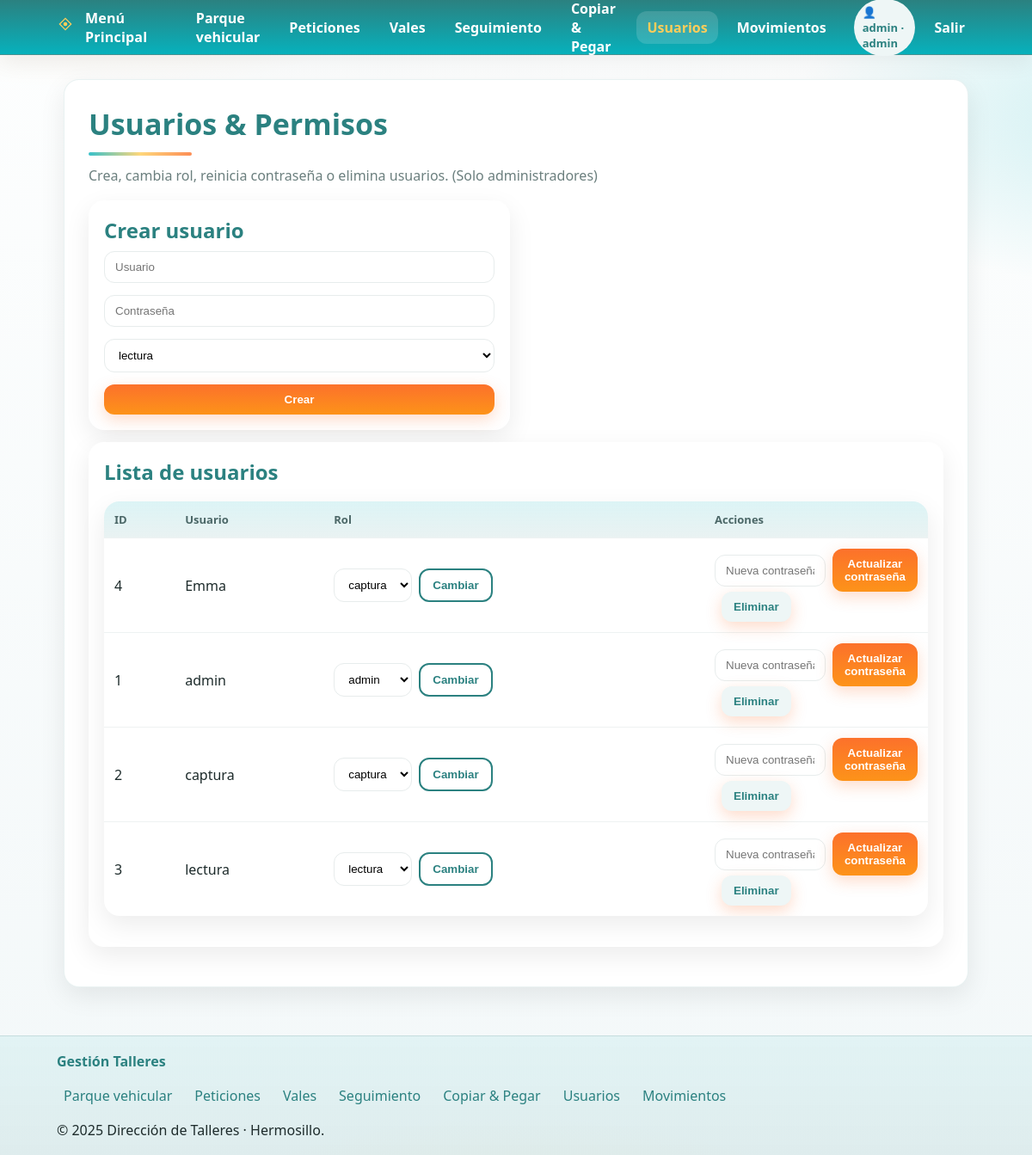
Page /admin/usuarios (signed in) on the committed database.
### tables this page shows
CREATE TABLE users (
            id INTEGER PRIMARY KEY AUTOINCREMENT,
            username TEXT UNIQUE NOT NULL,
            password_hash TEXT NOT NULL,
            role TEXT NOT NULL CHECK (role IN ('admin','captura','lectura'))
        );

### app.py (the view, shortened to what this page needs)
@app.route("/admin/usuarios", methods=["GET", "POST"])
@roles_required("admin")
def admin_usuarios():
    db = get_db()
    users = db.execute("SELECT id, username, role FROM users ORDER BY username").fetchall()
    return render_template("admin_usuarios.html", users=users)

### app.py (called while the page is built)
def get_db():
    db = getattr(g, "_db", None)
    if db is None:
        db = g._db = sqlite3.connect(DB_PATH)
        db.row_factory = sqlite3.Row
    return db

def log_event(action, meta=None):
    try:
        db = get_db()
        uid = session.get('user_id')
        uname = session.get('username')
        db.execute(
            "INSERT INTO audit_logs (user_id, username, action, endpoint, method, path, meta) VALUES (?,?,?,?,?,?,?)",
            (uid, uname, action, request.endpoint, request.method, request.path, meta)
        )
        db.commit()
    except Exception:
        pass

@app.before_request
def before_request():
    init_db()
    if request.endpoint not in ('static',) and session.get('user_id'):
        if request.method == 'GET':
            log_event('view')

def roles_required(*roles):
    def decorator(view):
        @wraps(view)
        def wrapped(*args, **kwargs):
            if "user_id" not in session:
                return redirect(url_for("login", next=request.path))
            if session.get("role") not in roles:
                flash("No tienes permisos para acceder a esta sección.", "error")
                return redirect(url_for("index"))
            return view(*args, **kwargs)
        return wrapped
    return decorator

### templates/admin_usuarios.html (shortened to what this page needs)
{% extends "layout.html" %}
{% block content %}
<h1>Usuarios & Permisos</h1>
<p class="mt-2" style="color:var(--muted)">Crea, cambia rol, reinicia contraseña o elimina usuarios. (Solo administradores)</p>
<div class="section grid cols-2 mt-6">
  <div class="card">
    <h2>Crear usuario</h2>
    <form class="grid" method="post">
      <input name="username" placeholder="Usuario" required>
      <input name="password" placeholder="Contraseña" required>
      <select name="role">
        <option value="lectura">lectura</option>
      </select>
      <button class="btn" type="submit">Crear</button>
    </form>
  </div>
  <div class="card" style="grid-column: 1 / -1;">
    <h2 class="mt-2">Lista de usuarios</h2>
    <div class="section">
      <table>
        <thead><tr><th>ID</th><th>Usuario</th><th>Rol</th><th style="width:260px">Acciones</th></tr></thead>
        <tbody>
          {% for u in users %}
          <tr>
            <td>{{ u.id }}</td>
            <td>{{ u.username }}</td>
            <td>
              <form method="post" class="inline" style="display:inline-flex; gap:8px; align-items:center">
                <select name="role">
                  <option value="lectura" {% if u.role=='lectura' %}selected{% endif %}>lectura</option>
                  <option value="captura" {% if u.role=='captura' %}selected{% endif %}>captura</option>
                  <option value="admin" {% if u.role=='admin' %}selected{% endif %}>admin</option>
                </select>
                <button class="btn btn-outline" type="submit">Cambiar</button>
              </form>
            </td>
            <td>
              <form method="post" class="inline" style="display:inline-flex; gap:8px; align-items:center">
                <input name="newpwd" placeholder="Nueva contraseña" required>
                <button class="btn" type="submit">Actualizar contraseña</button>
              </form>
              <form method="post" class="inline" onsubmit="return confirm('¿Eliminar usuario?');" style="display:inline-flex; gap:8px; align-items:center; margin-left:8px">
                <button class="btn btn-muted" type="submit">Eliminar</button>
              </form>
            </td>
          </tr>
          {% endfor %}
        </tbody>
      </table>
    </div>
  </div>
</div>
{% endblock %}

### templates/layout.html (shortened to what this page needs)
<!doctype html>
<html lang="es">
<head>
  <link rel="stylesheet" href="{{ url_for('static', filename='css/navbar.css') }}">
  <link rel="stylesheet" href="{{ url_for('static', filename='css/theme.css') }}">
</head>
<body>
  <nav class="navbar" aria-label="Barra de navegación principal">
    <div class="nav-inner">
      <a class="brand" href="{{ url_for('index') }}">
        <span class="logo" aria-hidden="true">
          <svg width="20" height="20" viewBox="0 0 24 24" fill="none" aria-hidden="true">
            <path d="M4 12L12 4l8 8-8 8-8-8Z" stroke="currentColor" stroke-width="1.5"/>
            <circle cx="12" cy="12" r="2.75" fill="currentColor"/>
          </svg>
        </span>
        <span>Menú Principal</span>
      </a>
      <div id="menu" class="menu" role="menubar">
        {% if request.endpoint != 'index' %}
          {% if session.get('username') %}
            <a role="menuitem" href="{{ url_for('parque') }}" class="{% if request.endpoint == 'parque' %}active{% endif %}">Parque vehicular</a>
            {% if session.get('role') in ['admin','captura'] %}
              <a role="menuitem" href="{{ url_for('peticiones') }}" class="{% if request.endpoint == 'peticiones' %}active{% endif %}">Peticiones</a>
              <a role="menuitem" href="{{ url_for('vales') }}" class="{% if request.endpoint == 'vales' %}active{% endif %}">Vales</a>
            {% endif %}
            <a role="menuitem" href="{{ url_for('seguimiento') }}" class="{% if request.endpoint == 'seguimiento' %}active{% endif %}">Seguimiento</a>
            {% if session.get('role') == 'admin' %}
              <a role="menuitem" href="{{ url_for('copiar') }}" class="{% if request.endpoint == 'copiar' %}active{% endif %}">Copiar & Pegar</a>
              <a role="menuitem" href="{{ url_for('admin_usuarios') }}" class="{% if request.endpoint == 'admin_usuarios' %}active{% endif %}">Usuarios</a>
              <a role="menuitem" href="{{ url_for('admin_movimientos') }}" class="{% if request.endpoint == 'admin_movimientos' %}active{% endif %}">Movimientos</a>
            {% endif %}
            <span class="badge">👤 {{ session['username'] }} · {{ session['role'] }}</span>
            <a role="menuitem" href="{{ url_for('logout') }}">Salir</a>
          {% else %}
            <span class="spacer"></span>
            <a role="menuitem" href="{{ url_for('login') }}" class="{% if request.endpoint == 'login' %}active{% endif %}">Iniciar sesión</a>
          {% endif %}
        {% else %}
          <span class="spacer"></span>
        {% endif %}
      </div>
    </div>
  </nav>
  <main>
    <section class="page-card">
      {% block content %}{% endblock %}
    </section>
  </main>
  <footer class="site-footer" role="contentinfo">
    <div class="footer-inner">
      <div class="footer-brand">Gestión Talleres</div>
      <nav class="footer-links" aria-label="Enlaces del sitio">
        {% if session.get('username') %}
          <a href="{{ url_for('parque') }}">Parque vehicular</a>
          {% if session.get('role') in ['admin','captura'] %}
            <a href="{{ url_for('peticiones') }}">Peticiones</a>
            <a href="{{ url_for('vales') }}">Vales</a>
          {% endif %}
          <a href="{{ url_for('seguimiento') }}">Seguimiento</a>
          {% if session.get('role') == 'admin' %}
            <a href="{{ url_for('copiar') }}">Copiar & Pegar</a>
            <a href="{{ url_for('admin_usuarios') }}">Usuarios</a>
            <a href="{{ url_for('admin_movimientos') }}">Movimientos</a>
          {% endif %}
        {% else %}
          <a href="{{ url_for('login') }}">Iniciar sesión</a>
        {% endif %}
      </nav>
      <div class="footer-meta">&copy; 2025 Dirección de Talleres · Hermosillo.</div>
    </div>
  </footer>
</body>
</html>

### static/css/navbar.css (style rules this page uses)
:root { --nav-h: 64px; --c1:#FC712B; --c2:#FD9319; --c3:#FECD5A; --c4:#07B1BC; --c5:#2B8180; }
.navbar { position:fixed; inset:0 0 auto 0; height:var(--nav-h); background: linear-gradient(180deg, var(--c5), var(--c4)); color:#fff; z-index:1000; border-bottom:1px solid rgba(255,255,255,.12); box-shadow: 0 10px 24px rgba(0,0,0,.06); }
.nav-inner { max-width:1100px; margin:0 auto; height:100%; display:flex; align-items:center; gap:16px; padding:0 16px }
.brand { display:inline-flex; align-items:center; gap:10px; color:#fff; text-decoration:none; font-weight:800; letter-spacing:.2px }
.brand .logo { display:inline-flex; width:28px; height:28px; color:var(--c3) }
.menu { display:flex; gap:10px; margin-left:auto; align-items:center }
.menu a { color:#fff; text-decoration:none; padding:8px 12px; border-radius:12px; font-weight:600 }
.menu a.active { background: rgba(255,255,255,.14); color: var(--c3) }

### static/css/theme.css (style rules this page uses)
:root { --c1:#FC712B; --c2:#FD9319; --c3:#FECD5A; --c4:#07B1BC; --c5:#2B8180; --bg:#f7fafb; --text:#1d2b2b; --muted:#6b7f7e; --card:#fff; --ring: rgba(7,177,188,.35); --accent: var(--c1); --accent-2: var(--c2); --brand:var(--c4); --brand-2:var(--c5); --radius:18px; --shadow: 0 10px 30px rgba(0,0,0,.08); --nav-h:64px; }
* { box-sizing:border-box }
html,body { height:100% }
body { margin:0; font-family: ui-sans-serif, system-ui, -apple-system, Segoe UI, Roboto, Arial, 'Noto Sans', 'Helvetica Neue', sans-serif; color:var(--text); background: radial-gradient(1200px 600px at 10% -10%, rgba(253,147,25,.15), transparent 40%), radial-gradient(1000px 500px at 110% 10%, rgba(7,177,188,.18), transparent 40%), radial-gradient(1200px 700px at 50% 120%, rgba(254,205,90,.15), transparent 45%), linear-gradient(180deg, #fdfefe, #f3f8f9); }
main { max-width:1100px; margin:0 auto; padding: clamp(16px, 2vw, 24px); padding-top: calc(var(--nav-h) + 28px); }
.page-card { background: var(--card); border-radius: var(--radius); box-shadow: var(--shadow); padding: clamp(18px, 3vw, 28px); border: 1px solid rgba(43,129,128,.10); }
h1 { font-size: clamp(24px, 3.4vw, 34px); font-weight: 800; color: var(--brand-2); margin:0 0 12px }
h1:after { content:''; display:block; margin-top:10px; width:120px; height:4px; border-radius:999px; background: linear-gradient(90deg, var(--c4), var(--c3), var(--c1)); opacity:.8; }
h2 { font-size: clamp(18px,2.6vw,24px); color:var(--brand-2); margin:0 0 8px }
p { margin: 0 0 12px }
.grid { display:grid; gap:14px }
.grid.cols-2 { grid-template-columns:repeat(2, minmax(0,1fr)) }
.card { background: var(--card); border-radius: var(--radius); box-shadow: var(--shadow); padding:18px }
.section { margin: 18px 0 }
input, select, textarea { width:100%; padding:10px 12px; border-radius:12px; border:1px solid #e7ecec; background:#fff; outline:none; transition: .2s }
button, .btn { appearance:none; border:0; background: linear-gradient(180deg, var(--accent), var(--accent-2)); color:#fff; padding:10px 14px; font-weight:700; border-radius:12px; cursor:pointer; box-shadow:0 6px 18px rgba(252,113,43,.25) }
.btn-outline { background:transparent; color:var(--brand-2); border:2px solid var(--brand-2); box-shadow:none }
.btn-muted { background:#eef6f6; color:var(--brand-2) }
.badge { padding:6px 10px; border-radius:999px; background:#eef6f6; color:var(--brand-2); font-weight:600; font-size:13px }
table { width:100%; border-collapse:collapse; background:#fff; border-radius: var(--radius); overflow:hidden; box-shadow:var(--shadow) }
thead th { text-align:left; font-size:13px; color:#4b6767; background: linear-gradient(180deg, rgba(7,177,188,.14), rgba(43,129,128,.10)); padding:12px }
tbody td { padding: 12px; border-top:1px solid #eef2f2 }
.site-footer { margin-top:32px; background: linear-gradient(180deg, rgba(7,177,188,.08), rgba(43,129,128,.10)); border-top:1px solid rgba(43,129,128,.15) }
.site-footer .footer-inner { max-width:1100px; margin:0 auto; padding:18px 16px; display:grid; gap:12px }
.footer-brand { font-weight: 800; color: var(--brand-2) }
.footer-links { display:flex; flex-wrap:wrap; gap:10px }
.footer-links a { color: var(--brand-2); text-decoration:none; padding:6px 8px; border-radius:10px }

### rows in the picture
users: id "4", username "Emma", role "captura"
users: id "1", username "admin", role "admin"
users: id "2", username "captura", role "captura"
users: id "3", username "lectura", role "lectura"

### other values in the picture
{{ session['username'] }} "admin"
{{ session['role'] }} "admin"
